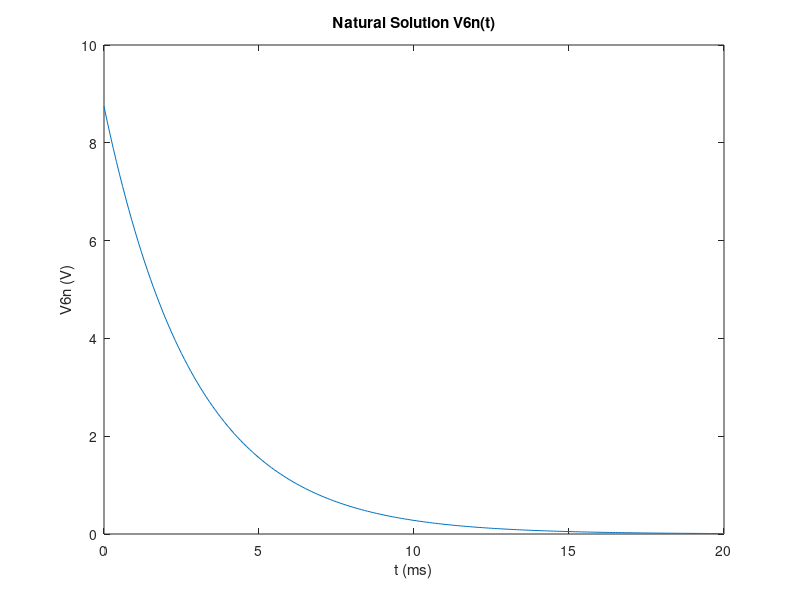
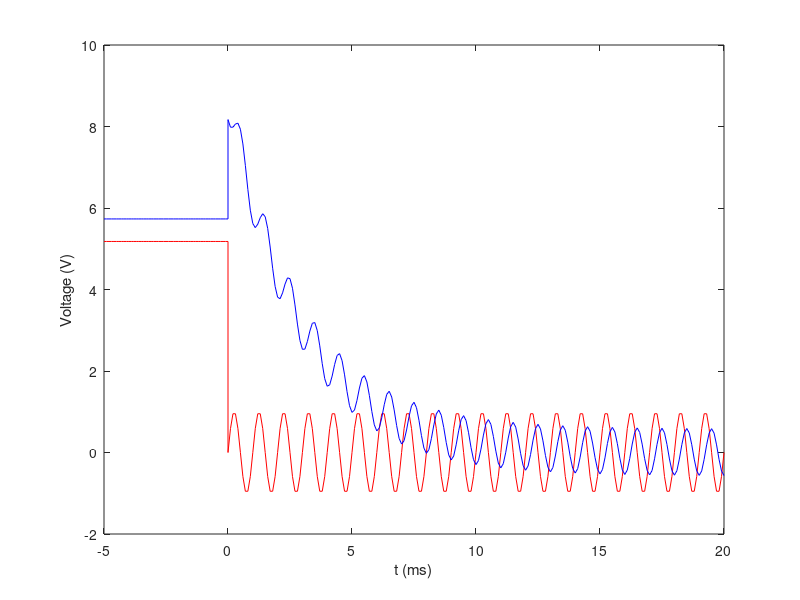
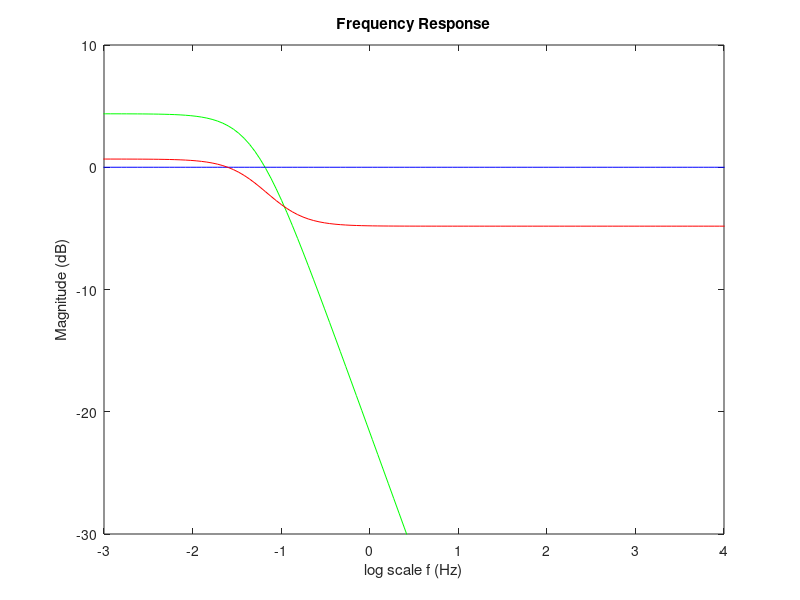
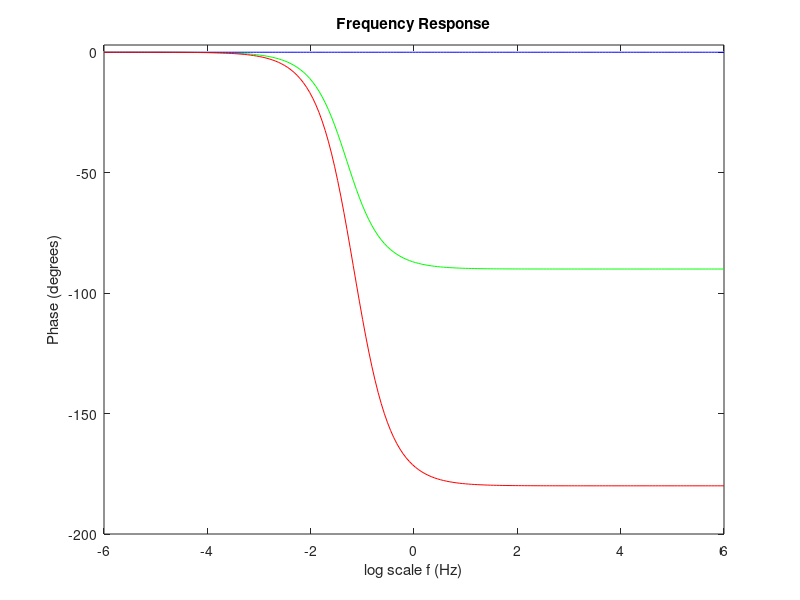

Source code (MATLAB) for these figures, in order:
close all
clear all
format long

b=fileread('data.txt');

a = strsplit(b, ' ');

data=[];

for i=1:length(a)
  try
  if isnumeric(eval(char(a(i))))
    data=[data;a(i)];
  end  
  
  catch
  
  end_try_catch 

end

R1 = str2double(data(1))
R2 = str2double(data(2)) 
R3 = str2double(data(3)) 
R4 = str2double(data(4)) 
R5 = str2double(data(5))
R6 = str2double(data(6)) 
R7 = str2double(data(7)) 
Vs = str2double(data(8))
C  = str2double(data(9)) 
Kb = str2double(data(10)) 
Kd = str2double(data(11))
Vs_6 = Vs
datatex = fopen ("data.tex", "w");
fprintf(datatex, "$R_1$ & %.11f \\\\ \\hline \n", R1);
fprintf(datatex, "$R_2$ & %.11f \\\\ \\hline \n", R2);
fprintf(datatex, "$R_3$ & %.11f \\\\ \\hline \n", R3);
fprintf(datatex, "$R_4$ & %.11f \\\\ \\hline \n", R4);
fprintf(datatex, "$R_5$ & %.11f \\\\ \\hline \n", R5);
fprintf(datatex, "$R_6$ & %.11f \\\\ \\hline \n", R6);
fprintf(datatex, "$R_7$ & %.11f \\\\ \\hline \n", R7);
fprintf(datatex, "$C$ & %.11f \\\\ \\hline \n", C);
fprintf(datatex, "$K_b$ & %.11f \\\\ \\hline \n", Kb);
fprintf(datatex, "$K_d$ & %.11f \\\\ \\hline \n", Kd);
fclose (datatex);

%%% 1 %%%

A1 = [1,0,0,0,0,0,0,0,0;0,0,0,0,0,Kd/R6,0,0,-1;1/R1,(-1/R1)-(1/R2)-(1/R3),1/R2,1/R3,0,0,0,0,0;0,1/R2,-1/R2,0,0,0,0,-Kb,0;0,0,0,1,0,0,-1,0,1;0,1/R3,0,(-1/R4)-(1/R3)-(1/R5),1/R5,1/R7,-1/R7,0,0;0,0,0,1/R5,-1/R5,0,0,Kb,0;0,0,0,0,0,-(1/R6)-(1/R7),1/R7,0,0;0,1,0,-1,0,0,0,1,0];
      
B1 = [Vs;0;0;0;0;0;0;0;0];

sol1 = A1\B1;
 
V1 = sol1(1)
V2 = sol1(2)
V3 = sol1(3)
V5 = sol1(4)
V6 = sol1(5)
V7 = sol1(6)
V8 = sol1(7)
Vb = sol1(8)
Vd = sol1(9)
Vs = V1
V6e = V6

I1 = (V2-V1)/R1
I2 = Kb*Vb
I3 = (V5-V2)/R3
I4 = V5/R4
I5 = (V6-V5)/R5
I6 = Vd/Kd
I7 = Vd/Kd
Is = I1
Ib = Kb*Vb
Id = Vd/Kd

file1atex = fopen ("nodes1a.tex", "w");
fprintf(file1atex, "$V_1$ & %f \\\\ \\hline \n", V1);
fprintf(file1atex, "$V_2$ & %e \\\\ \\hline \n", V2);
fprintf(file1atex, "$V_3$ & %e \\\\ \\hline \n", V3);
fprintf(file1atex, "$V_5$ & %e \\\\ \\hline \n", V5);
fprintf(file1atex, "$V_6$ & %e \\\\ \\hline \n", V6);
fprintf(file1atex, "$V_7$ & %e \\\\ \\hline \n", V7);
fprintf(file1atex, "$V_8$ & %e \\\\ \\hline \n", V8);
fprintf(file1atex, "$V_b$ & %e \\\\ \\hline \n", Vb);
fprintf(file1atex, "$V_d$ & %e \\\\ \\hline \n", Vd);
fprintf(file1atex, "$V_s$ & %e \\\\ \\hline \n", Vs);
fclose (file1atex);

file1btex = fopen ("nodes1b.tex", "w");
fprintf(file1btex, "$I_1$ & %f \\\\ \\hline \n", I1);
fprintf(file1btex, "$I_2$ & %e \\\\ \\hline \n", I2);
fprintf(file1btex, "$I_3$ & %e \\\\ \\hline \n", I3);
fprintf(file1btex, "$I_4$ & %e \\\\ \\hline \n", I4);
fprintf(file1btex, "$I_5$ & %e \\\\ \\hline \n", I5);
fprintf(file1btex, "$I_6$ & %e \\\\ \\hline \n", I6);
fprintf(file1btex, "$I_7$ & %e \\\\ \\hline \n", I7);
fprintf(file1btex, "$I_b$ & %e \\\\ \\hline \n", Ib);
fprintf(file1btex, "$I_d$ & %e \\\\ \\hline \n", Id);
fprintf(file1btex, "$I_s$ & %e \\\\ \\hline \n", Is);
fclose (file1btex);

tabend1 = '"t2-1_END"'
tab1 = '"t2-1_TAB"'
file1sim = fopen ("ex1.cir", "w");
fprintf(file1sim, "ngspice T2-1 \n \n");
fprintf(file1sim, ".options savecurrents \n \n");
fprintf(file1sim, "Vs n1 GND %f \n", Vs);
fprintf(file1sim, "V0 GND n9 0 \n");
fprintf(file1sim, "R1 n2 n1 %fk \n", R1);
fprintf(file1sim, "R2 n3 n2 %fk \n", R2);
fprintf(file1sim, "R3 n2 n5 %fk \n", R3);
fprintf(file1sim, "R4 n5 GND %fk \n", R4);
fprintf(file1sim, "R5 n6 n5 %fk \n", R5);
fprintf(file1sim, "R6 n7 n9 %fk \n", R6);
fprintf(file1sim, "R7 n8 n7 %fk \n", R7);
fprintf(file1sim, "H1 n5 n8 V0 %fk \n", Kd);
fprintf(file1sim, "G1 n6 n3 n2 n5 %fm \n", Kb);
fprintf(file1sim, "C1 n6 n8 %fu \n \n", C);
fprintf(file1sim, ".control \n \n");
fprintf(file1sim, "op \n");
fprintf(file1sim, "echo %s \n", tab1);
fprintf(file1sim, "print all \n");
fprintf(file1sim, "echo %s \n \n", tabend1);
fprintf(file1sim, "quit \n");
fprintf(file1sim, ".endc \n \n");
fprintf(file1sim, ".end");
fclose (file1sim);

%% 2 %% 

Vs=0
Vx = 5.731698770731526+3.011723144554779
A2 = [1,0,0,0,0,0,0,0,0,0; ...
      1/R1,-(1/R1)-(1/R2)-(1/R3),1/R2,1/R3,0,0,0,0,0,0; ...
      0,1/R2,-1/R2,0,0,0,0,-Kb,0,0; ...
      0,1/R3,0,-1/R3-(1/R4)-(1/R5),1/R5,1/R7,-1/R7,0,0,-Vx; ...
      0,0,0,1/R5,-1/R5,0,0,Kb,0,Vx; ...
      0,0,0,0,0,-1/R6-(1/R7),1/R7,0,0,0; ...
      0,0,0,0,0,-1/R6,0,0,1/Kd,0; ...
      0,-1,0,1,0,0,0,1,0,0; ...
      0,0,0,0,1,0,-1,0,0,0; ...
      0,0,0,1,0,0,-1,0,1,0];
      
B2 = [0;0;0;0;0;0;0;0;Vx;0];

sol2 = A2\B2;
 
V1 = sol2(1)
V2 = sol2(2)
V3 = sol2(3)
V5 = sol2(4)
V6 = sol2(5)
V7 = sol2(6)
V8 = sol2(7)
Vb = sol2(8)
Vd = sol2(9)
Req= 1/sol2(10)
Vs = V1

I1 = (V2-V1)/R1
I2 = Vb/Kb
I3 = (V5-V2)/R3
I4 = V5/R4
I5 = (V6-V5)/R5
I6 = Vd/Kd
I7 = Vd/Kd
Is = I1
Ib = Kb*Vb
Id = Vd/Kd
Ix = Vx/Req

file2atex = fopen ("nodes2a.tex", "w");
fprintf(file2atex, "$V_1$ & %f \\\\ \\hline \n", V1);
fprintf(file2atex, "$V_2$ & %e \\\\ \\hline \n", V2);
fprintf(file2atex, "$V_3$ & %e \\\\ \\hline \n", V3);
fprintf(file2atex, "$V_5$ & %e \\\\ \\hline \n", V5);
fprintf(file2atex, "$V_6$ & %e \\\\ \\hline \n", V6);
fprintf(file2atex, "$V_7$ & %e \\\\ \\hline \n", V7);
fprintf(file2atex, "$V_8$ & %e \\\\ \\hline \n", V8);
fprintf(file2atex, "$V_b$ & %e \\\\ \\hline \n", Vb);
fprintf(file2atex, "$V_d$ & %e \\\\ \\hline \n", Vd);
fprintf(file2atex, "$V_s$ & %e \\\\ \\hline \n", Vs);
fprintf(file2atex, "$V_x$ & %e \\\\ \\hline \n", Vx);
fclose (file2atex);

file2btex = fopen ("nodes2b.tex", "w");
fprintf(file2btex, "$I_1$ & %f \\\\ \\hline \n", I1);
fprintf(file2btex, "$I_2$ & %e \\\\ \\hline \n", I2);
fprintf(file2btex, "$I_3$ & %e \\\\ \\hline \n", I3);
fprintf(file2btex, "$I_4$ & %e \\\\ \\hline \n", I4);
fprintf(file2btex, "$I_5$ & %e \\\\ \\hline \n", I5);
fprintf(file2btex, "$I_6$ & %e \\\\ \\hline \n", I6);
fprintf(file2btex, "$I_7$ & %e \\\\ \\hline \n", I7);
fprintf(file2btex, "$I_b$ & %e \\\\ \\hline \n", Ib);
fprintf(file2btex, "$I_d$ & %e \\\\ \\hline \n", Id);
fprintf(file2btex, "$I_s$ & %e \\\\ \\hline \n", Is);
fprintf(file2btex, "$I_x$ & %e \\\\ \\hline \n", Ix);
fclose (file2btex);

tabend2 = '"t2-2_END"'
tab2 = '"t2-2_TAB"'
file2sim = fopen ("ex2.cir", "w");
fprintf(file2sim, "ngspice T2b \n \n");
fprintf(file2sim, ".options savecurrents \n \n");
fprintf(file2sim, "Vs n1 GND %f \n", Vs);
fprintf(file2sim, "V0 GND n9 0 \n");
fprintf(file2sim, "R1 n2 n1 %fk \n", R1);
fprintf(file2sim, "R2 n3 n2 %fk \n", R2);
fprintf(file2sim, "R3 n2 n5 %fk \n", R3);
fprintf(file2sim, "R4 n5 GND %fk \n", R4);
fprintf(file2sim, "R5 n6 n5 %fk \n", R5);
fprintf(file2sim, "R6 n7 n9 %fk \n", R6);
fprintf(file2sim, "R7 n8 n7 %fk \n", R7);
fprintf(file2sim, "H1 n5 n8 V0 %fk \n", Kd);
fprintf(file2sim, "G1 n6 n3 n2 n5 %fm \n", Kb);
fprintf(file2sim, "Vx n6 n8 %f \n \n", Vx);
fprintf(file2sim, ".control \n \n");
fprintf(file2sim, "op \n");
fprintf(file2sim, "echo %s \n", tab2);
fprintf(file2sim, "print all \n");
fprintf(file2sim, "echo %s \n \n", tabend2);
fprintf(file2sim, "quit \n");
fprintf(file2sim, ".endc \n \n");
fprintf(file2sim, ".end");
fclose (file2sim);

%% 3 %%

A = Vx
t = 0:0.1:20;
V6n = A*exp(-t/Req*C);
fig1 = figure ();
plot(t, V6n)
xlabel ("t (ms)")
ylabel ("V6n (V)")
title ("Natural Solution V6n(t)")
print (fig1, "naturalana.eps", "-color");

transient = '"Transient Analysis"'
file3sim = fopen ("ex3.cir", "w");
fprintf(file3sim, "ngspice T2c \n \n");
fprintf(file3sim, ".options savecurrents \n \n");
fprintf(file3sim, "Vs n1 GND %f \n", Vs);
fprintf(file3sim, "V0 GND n9 0 \n");
fprintf(file3sim, "R1 n2 n1 %fk \n", R1);
fprintf(file3sim, "R2 n3 n2 %fk \n", R2);
fprintf(file3sim, "R3 n2 n5 %fk \n", R3);
fprintf(file3sim, "R4 n5 GND %fk \n", R4);
fprintf(file3sim, "R5 n6 n5 %fk \n", R5);
fprintf(file3sim, "R6 n7 n9 %fk \n", R6);
fprintf(file3sim, "R7 n8 n7 %fk \n", R7);
fprintf(file3sim, "H1 n5 n8 V0 %fk \n", Kd);
fprintf(file3sim, "G1 n6 n3 n2 n5 %fm \n", Kb);
fprintf(file3sim, "C1 n6 n8 %fu \n \n", C);
fprintf(file3sim, ".ic v(n6) = %f v(n8) = 0 \n \n", Vx);
fprintf(file3sim, ".control \n \n");
fprintf(file3sim, "op \n");
fprintf(file3sim, "echo %s \n", transient);
fprintf(file3sim, "tran 0.1m 20m uic \n");
fprintf(file3sim, "set hcopypscolor=0 \n set color0=white \n set color1=black \n set color2=red \n set color3=blue \n set color4=violet \n set color5=rgb:3/8/0 \n set color6=rgb:4/0/0 \n");
fprintf(file3sim, "hardcopy naturalsim.ps v(n6)  \n");
fprintf(file3sim, "echo naturalsim_FIG \n");
fprintf(file3sim, "quit \n");
fprintf(file3sim, ".endc \n \n");
fprintf(file3sim, ".end");
fclose (file3sim);

%% 4 %%

f=1000
Vs=1
w=2*pi*f
Zc=1/w*C*j
A3 = [1,0,0,0,0,0,0,0,0; ...
      1/R1,-(1/R1)-(1/R2)-(1/R3),1/R2,1/R3,0,0,0,0,0; ...
      0,1/R2,-1/R2,0,0,0,0,-Kb,0; ...
      0,1/R3,0,-1/R3-(1/R4)-(1/R5),1/R5+1/Zc,1/R7,-1/R7-1/Zc,0,0; ...
      0,0,0,1/R5,-1/R5-(1/Zc),0,1/Zc,Kb,0; ...
      0,0,0,0,0,-1/R6-(1/R7),1/R7,0,0; ...
      0,0,0,1,0,0,-1,0,1; ...
      0,-1,0,1,0,0,0,1,0;
      0,0,0,0,0,-1/R6,0,0,1/Kd]; ...

B3 = [Vs;0;0;0;0;0;0;0;0];

sol3 = A3\B3;
 
V1 = sol3(1);
V2 = sol3(2)
V3 = sol3(3)
V5 = sol3(4)
V6 = sol3(5)
V7 = sol3(6)
V8 = sol3(7)
Vb = sol3(8)
Vd = sol3(9)
Vs = V1

AV1 = abs(V1)
AV2 = abs(V2)
AV3 = abs(V3)
AV5 = abs(V5)
AV6 = abs(V6)
AV7 = abs(V7)
AV8 = abs(V8)
PhV1 = angle(V1) 
PhV2 = angle(V2) 
PhV3 = angle(V3) 
PhV5 = angle(V5) 
PhV6 = angle(V6) 
PhV7 = angle(V7) 
PhV8 = angle(V8) 

V6f = AV6*cos(t*2*pi - PhV6);

file4atex = fopen ("nodes4a.tex", "w");
fprintf(file4atex, "$V_1$ & %e \\\\ \\hline \n", AV1);
fprintf(file4atex, "$V_2$ & %e \\\\ \\hline \n", AV2);
fprintf(file4atex, "$V_3$ & %e \\\\ \\hline \n", AV3);
fprintf(file4atex, "$V_5$ & %e \\\\ \\hline \n", AV5);
fprintf(file4atex, "$V_6$ & %e \\\\ \\hline \n", AV6);
fprintf(file4atex, "$V_7$ & %e \\\\ \\hline \n", AV7);
fprintf(file4atex, "$V_8$ & %e \\\\ \\hline \n", AV8);
fclose (file4atex);

file4btex = fopen ("nodes4b.tex", "w");
fprintf(file4btex, "$Ph_1$ & %e \\\\ \\hline \n", PhV1);
fprintf(file4btex, "$Ph_2$ & %e \\\\ \\hline \n", PhV2);
fprintf(file4btex, "$Ph_3$ & %e \\\\ \\hline \n", PhV3);
fprintf(file4btex, "$Ph_5$ & %e \\\\ \\hline \n", PhV5);
fprintf(file4btex, "$Ph_6$ & %e \\\\ \\hline \n", PhV6);
fprintf(file4btex, "$Ph_7$ & %e \\\\ \\hline \n", PhV7);
fprintf(file4btex, "$Ph_8$ & %e \\\\ \\hline \n", PhV8);
fclose (file4btex);

file4sim = fopen ("ex4.cir", "w");
fprintf(file4sim, "ngspice T2d \n \n");
fprintf(file4sim, ".options savecurrents \n \n");
fprintf(file4sim, "Vs n1 GND 0  ac 1 sin(0 1 1k)\n");
fprintf(file4sim, "V0 GND n9 0 \n");
fprintf(file4sim, "R1 n2 n1 %fk \n", R1);
fprintf(file4sim, "R2 n3 n2 %fk \n", R2);
fprintf(file4sim, "R3 n2 n5 %fk \n", R3);
fprintf(file4sim, "R4 n5 GND %fk \n", R4);
fprintf(file4sim, "R5 n6 n5 %fk \n", R5);
fprintf(file4sim, "R6 n7 n9 %fk \n", R6);
fprintf(file4sim, "R7 n8 n7 %fk \n", R7);
fprintf(file4sim, "H1 n5 n8 V0 %fk \n", Kd);
fprintf(file4sim, "G1 n6 n3 n2 n5 %fm \n", Kb);
fprintf(file4sim, "C1 n6 n8 %fu \n \n", C);
fprintf(file4sim, ".ic v(n6) = %f v(n8) = 0 \n \n", Vx);
fprintf(file4sim, ".control \n \n");
fprintf(file4sim, "op \n");
fprintf(file4sim, "echo %s \n", transient);
fprintf(file4sim, "tran 0.1m 20m uic \n");
fprintf(file4sim, "set hcopypscolor=0 \n set color0=white \n set color1=black \n set color2=red \n set color3=blue \n set color4=violet \n set color5=rgb:3/8/0 \n set color6=rgb:4/0/0 \n");
fprintf(file4sim, "hardcopy totalsim.ps v(n6) v(n1) \n");
fprintf(file4sim, "echo totalsim_FIG \n");
fprintf(file4sim, "quit \n");
fprintf(file4sim, ".endc \n \n");
fprintf(file4sim, ".end");
fclose (file4sim);

%% 5 %%

pos = 0:0.1:20;
Vspos = sin(2*pi*pos);
V6pos = V6n + V6f;

neg = -5:0.1:0;
Vsneg = Vs_6+0*neg;
V6neg = V6e+0*neg;

ttot=[neg,pos];
Vstot = [Vsneg Vspos];
V6tot = [V6neg, V6pos];

fig3 = figure ();
plot(ttot, Vstot, 'r', ttot, V6tot, 'b')
xlabel ("t (ms)")
ylabel ("Voltage (V)")
print (fig3, "5ex.eps", "-color");
frequency = '"Frequency Analysis"'
file5sim = fopen ("ex5.cir", "w");
fprintf(file5sim, "ngspice T2e \n \n");
fprintf(file5sim, ".options savecurrents \n \n");
fprintf(file5sim, "Vs n1 GND 0  ac 1 sin(0 1 1k)\n");
fprintf(file5sim, "V0 GND n9 0 \n");
fprintf(file5sim, "R1 n2 n1 %fk \n", R1);
fprintf(file5sim, "R2 n3 n2 %fk \n", R2);
fprintf(file5sim, "R3 n2 n5 %fk \n", R3);
fprintf(file5sim, "R4 n5 GND %fk \n", R4);
fprintf(file5sim, "R5 n6 n5 %fk \n", R5);
fprintf(file5sim, "R6 n7 n9 %fk \n", R6);
fprintf(file5sim, "R7 n8 n7 %fk \n", R7);
fprintf(file5sim, "H1 n5 n8 V0 %fk \n", Kd);
fprintf(file5sim, "G1 n6 n3 n2 n5 %fm \n", Kb);
fprintf(file5sim, "C1 n6 n8 %fu \n \n", C);
fprintf(file5sim, ".ic v(n6) = %f v(n8) = 0 \n \n", Vx);
fprintf(file5sim, ".control \n \n");
fprintf(file5sim, "op \n");
fprintf(file5sim, "echo %s \n", frequency);
fprintf(file5sim, "ac dec 1000 0.1 1MEG \n");
fprintf(file5sim, "set hcopypscolor=0 \n set color0=white \n set color1=black \n set color2=red \n set color3=blue \n set color4=violet \n set color5=rgb:3/8/0 \n set color6=rgb:4/0/0 \n");
fprintf(file5sim, "hardcopy finalsima.ps vdb(n6) vdb(n1) xlimit 1 1000k \n");
fprintf(file5sim, "echo finalsima_FIG \n");
fprintf(file5sim, "hardcopy finalsimb.ps cph(n6) cph(n1) xlimit 1 1000k \n");
fprintf(file5sim, "echo finalsimb_FIG \n");
fprintf(file5sim, "let outd(V6) = 180/PI*cph(n6) \n let outd(Vs) = 180/PI*cph(n1) \n");
fprintf(file5sim, "hardcopy finalsimc.ps outd(V6) outd(Vs) xlimit 1 1000k \n");
fprintf(file5sim, "echo finalsimb_FIG \n");
fprintf(file5sim, "quit \n");
fprintf(file5sim, ".endc \n \n");
fprintf(file5sim, ".end");
fclose (file5sim);

%% 6 %%

frequencia = logspace(-6, 6, 200);

for k = 1:200
Z = 1/(j*2*pi*frequencia(k)*C)
A6 = [1,0,0,0,0,0,0,0,0; ...
      1/R1,-(1/R1)-(1/R2)-(1/R3),1/R2,1/R3,0,0,0,0,0; ...
      0,1/R2,-1/R2,0,0,0,0,-Kb,0; ...
      0,1/R3,0,-1/R3-(1/R4)-(1/R5),1/R5+1/Z,1/R7,-1/R7-1/Z,0,0; ...
      0,0,0,1/R5,-1/R5-(1/Z),0,1/Z,Kb,0; ...
      0,0,0,0,0,-1/R6-(1/R7),1/R7,0,0; ...
      0,0,0,1,0,0,-1,0,1; ...
      0,-1,0,1,0,0,0,1,0;
      0,0,0,0,0,-1/R6,0,0,1/Kd]; ...

B6 = [Vs;0;0;0;0;0;0;0;0];

sol6 = A6\B6;

V1 = sol6(1);
V2 = sol6(2);
V3 = sol6(3);
V5 = sol6(4);
V6fre(k) = sol6(5);
V7 = sol6(6);
V8 = sol6(7);
Vb = sol6(8);
Vd = sol6(9);
Vsfre(k) = sol6(1);
Vxfre(k) = - sol6(7) + sol6(5);
endfor

fig6a = figure ();
plot(log10(frequencia), 20*log10(abs(Vxfre)), 'g');
hold on
plot(log10(frequencia), 20*log10(abs(Vsfre)), 'b');
plot(log10(frequencia), 20*log10(abs(V6fre)), 'r');
xlabel ("log scale f (Hz)");
ylabel ("Magnitude (dB)");
title ("Frequency Response")
axis([-3 4 -30 10])
print (fig6a, "ex6mag.eps", "-color");

fig6b = figure ();
plot(log10(frequencia), (angle(Vxfre))*180/pi, 'g');
hold on
plot(log10(frequencia), (angle(Vsfre))*180/pi, 'b');
hold on
plot(log10(frequencia), (angle(V6fre))*180/pi, 'r');
xlabel ("log scale f (Hz)");
ylabel ("Phase (degrees)");
title ("Frequency Response")
axis([-6 6 -200 3])
print (fig6b, "ex6pha.eps", "-color");
